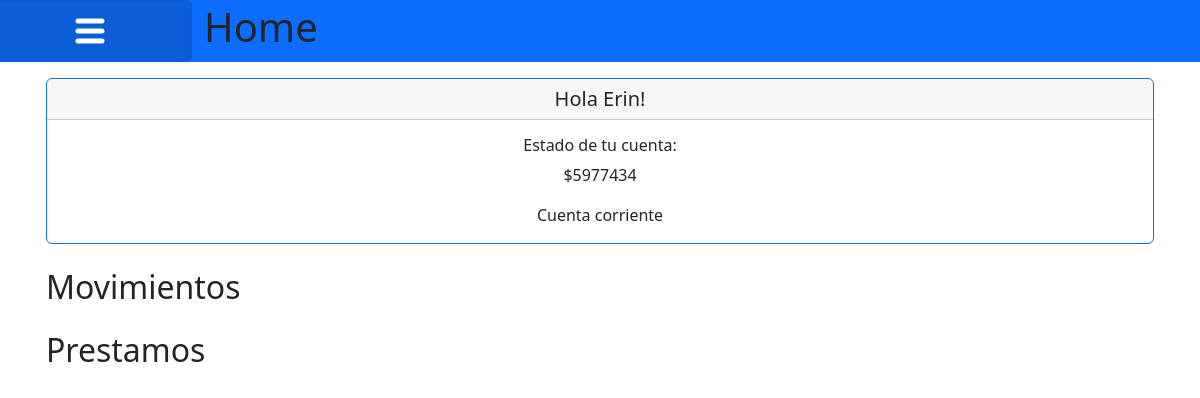
The app's page /clientes/483/ (signed in), older data.
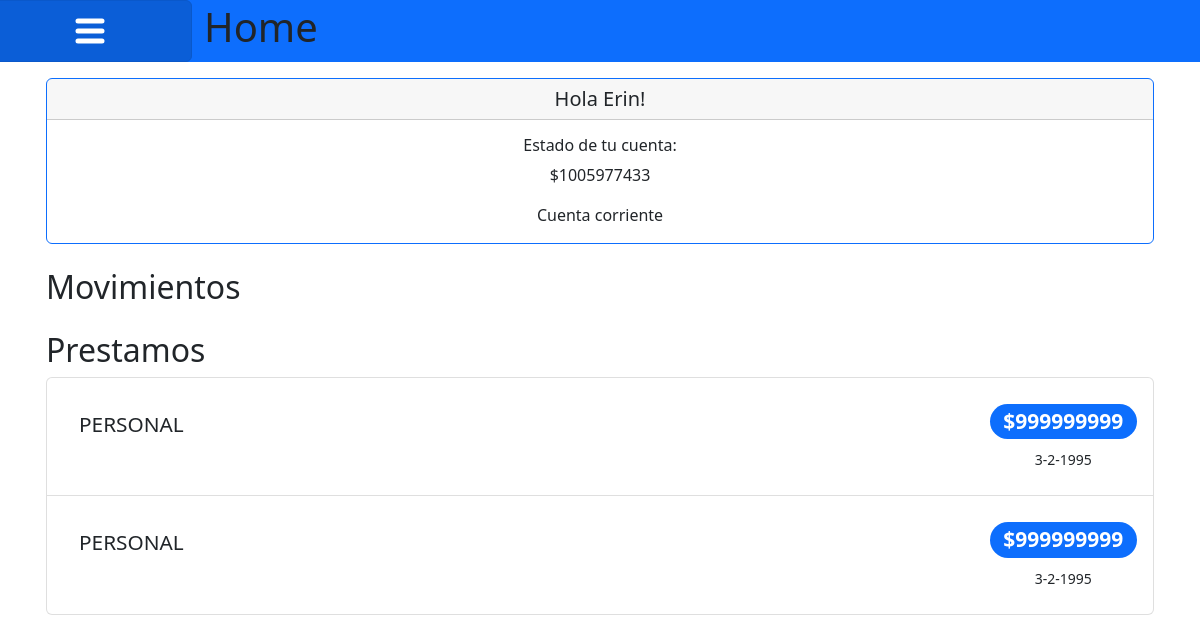
The same page, newer data.
### cuentas/models.py (models this page shows, shortened)
class Cuenta(models.Model):
    account_id = models.AutoField(primary_key=True)
    customer_id = models.ForeignKey(
        Cliente,
        null =True, blank=True,
        on_delete=models.CASCADE,
        db_column="customer_id",
        related_name="cuentas",
        )
    balance = models.IntegerField()
    iban = models.TextField()
    tipo_cuenta = models.ForeignKey('TipoCuenta', models.DO_NOTHING, blank=True, null=True)
    class Meta:
        managed = True
        db_table = 'cuenta'

class TipoCuenta(models.Model):
    tipo_cuenta_id = models.AutoField(primary_key=True)
    tipo_cuenta_nombre = models.TextField()
    class Meta:
        managed = False
        db_table = 'tipo_cuenta'

class Prestamo(models.Model):
    loan_id = models.AutoField(primary_key=True)
    loan_type = models.TextField()
    loan_date = models.TextField()
    loan_total = models.IntegerField()
    customer = models.ForeignKey(Cliente,models.DO_NOTHING, null=False,blank=False)
    class Meta:
        managed = False
        db_table = 'prestamo'

### clientes/views.py (the view)
# urls.py: path('<int:customer_id>/', views.detail, name='clientes-detail'),
@login_required(login_url="/login/")
def detail(request,customer_id):
    cuenta = Cuenta.objects.get(customer_id=customer_id)
    movimientos= Movimientos.objects.filter(account_id = cuenta.account_id)
    prestamos= Prestamo.objects.filter(customer_id = customer_id)
    context = dict(cuenta=cuenta,movimientos=movimientos,prestamos=prestamos)
    return render(request,"clientes/index.html",context)

### clientes/templates/clientes/index.html (shortened to what this page needs)
<!DOCTYPE html>
<html lang="es">
<head>
    <link href="https://cdn.jsdelivr.net/npm/bootstrap@5.2.0-beta1/dist/css/bootstrap.min.css" rel="stylesheet">
    <link rel="stylesheet" href="/static/clientes/principal.css">
    <link rel="stylesheet" href="/static/clientes/sidebar.css">
</head>
<body>
    <header>
        <div class="row align-items-center bg-primary">
            <a class="btn btn-primary col-2" data-bs-toggle="offcanvas" href="#offcanvas" role="button" aria-controls="offcanvasExample">
            </a>
            <h1 class="col-10" id="headertext">
                Home
            </h1>
        </div>
    </header>
    <main>
        <div class="container px-3">
          <div class=" card card text-center border-primary my-3 ">
            <h5 class="card-header">Hola {{ request.user.cliente.customer_name}}!</h5>
              <div class="card-body">
                <h6 class="card-title">Estado de tu cuenta:</h6>
                <p class="card-text"> ${{cuenta.balance}} </p>
                <p class="card-text"> {{ cuenta.tipo_cuenta.tipo_cuenta_nombre}} </p>
              </div>
        </div>
        </div>
            <div class="container py-2 px-3" >
                <h2>Movimientos</h2>
            </div>
        <div class="container py-2 px-3" >
            <h2>Prestamos</h2>
                <ol class="list-group list-group">
                    {% for p in prestamos %}
                    <li class="list-group-item d-flex justify-content-between align-items-start">
                        <div class="ms-3 me-auto">
                        <h4><div>{{p.loan_type}}</div></h4>
                        </div>
                        <pc class="text-center"></p>
                        <h3><span class="badge bg-primary rounded-pill">${{ p.loan_total }}</span></h3>
                        <p class="text-center"><small>{{ p.loan_date }}</small></p>
                    </li>
                    {% endfor %}
                </ol>
        </div>
    </main>
</body>
</html>

Row changes from the older to the newer data that the page shows:
changed Cuenta "Cuenta corriente": balance "5977434" → "1005977433"
added Prestamo: loan_type "PERSONAL", loan_total "999999999", loan_date "3-2-1995"
added Prestamo: loan_type "PERSONAL", loan_total "999999999", loan_date "3-2-1995"
